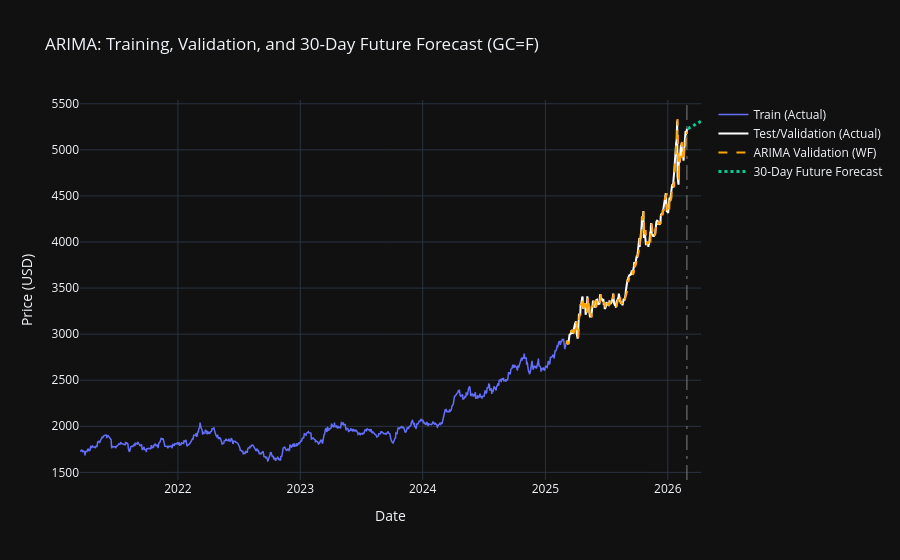

Notebook cell for this chart:
### Markdown cell above
### Task 3: Machine Learning Preparation

Machine learning and deep learning models utilize the unified train-test partition from Task 3. Feature engineering encompasses technical indicators, volatility metrics, mean reversion signals, momentum measurements, and statistical features including lagged prices and rolling aggregations. All models operate on identical chronological splits to ensure fair comparison.

### Code cell
# Execute ARIMA model training via walk-forward validation on the test period.
# First, fit auto_arima on the training data to find optimal parameters.
print("ARIMA Training and Validation (Global Train-Test Split with Walk-Forward)")
print(f" Training period: {len(train_data)} trading days")
print(f" Test period: {len(test_data)} trading days")

print("\nTuning ARIMA hyperparameters on training data...")
arima_model = pm.auto_arima(
    train_data['Close'],
    seasonal=False,
    max_p=5, max_d=2, max_q=5,
    stepwise=True,
    information_criterion='aic',
    error_action='ignore',
    suppress_warnings=True,
    trace=False
)

print(f" Best ARIMA Order: {arima_model.order}, AIC: {arima_model.aic():.2f}")

# Execute walk-forward validation on the test period.
history = list(train_data['Close'].values)
wf_predictions = []

print("\nStarting Walk-Forward Validation on test split...")
for t in range(len(test_data)):
    try:
        model = pm.ARIMA(order=arima_model.order)
        model.fit(history)
        yhat = model.predict(n_periods=1)[0]
        wf_predictions.append(yhat)
        history.append(test_data['Close'].values[t])
        
        if (t + 1) % 50 == 0:
            print(f" Completed {t + 1}/{len(test_data)} forecasts")
    except Exception as e:
        wf_predictions.append(test_data['Close'].values[t])
        history.append(test_data['Close'].values[t])

# Compute performance metrics on the test set.
y_true = test_data['Close'].values
y_pred = np.array(wf_predictions)

wf_rmse = np.sqrt(mean_squared_error(y_true, y_pred))
wf_mae = mean_absolute_error(y_true, y_pred)
wf_mape = np.mean(np.abs((y_true - y_pred) / y_true)) * 100

print(f'\n ARIMA (Walk-Forward Validation) - RMSE: {wf_rmse:.4f} | MAE: {wf_mae:.4f} | MAPE: {wf_mape:.2f}%')

# Store ARIMA metrics
results_list.append({'Model': 'ARIMA', 'RMSE': wf_rmse, 'MAE': wf_mae, 'MAPE': wf_mape})

# Generate a 30-day future forecast using the complete training and testing history.
# Refit the model using all available historical data to establish the strongest foundation for forward predictions.
final_model = pm.ARIMA(order=arima_model.order)
final_model.fit(history) 

forecast_horizon = 30
future_forecast = final_model.predict(n_periods=forecast_horizon)

# Generate strictly future business weekday dates starting March 1.
last_date = test_data.index[-1]
forecast_dates = pd.bdate_range(start=last_date + pd.Timedelta(days=1), periods=forecast_horizon)

# Store the final model to the models directory.
save_model(final_model, ticker, 'ARIMA')

# Construct a multi-panel visualization displaying training actual, test actual, validation predictions, and future forecasts.
fig = go.Figure()

# Display the training period actual closing prices.
fig.add_trace(go.Scatter(
    x=train_data.index, y=train_data['Close'],
    name='Train (Actual)', line=dict(color='#636EFA', width=1.5)
))

# Display the test period actual closing prices for performance assessment.
fig.add_trace(go.Scatter(
    x=test_data.index, y=test_data['Close'],
    name='Test/Validation (Actual)', line=dict(color='white', width=2)
))

# Display the walk-forward validation predictions to assess out-of-sample accuracy.
fig.add_trace(go.Scatter(
    x=test_data.index, y=wf_predictions,
    name='ARIMA Validation (WF)', line=dict(color='orange', dash='dash')
))

# Display the 30-day future forecast that extends beyond all historical data.
fig.add_trace(go.Scatter(
    x=forecast_dates, y=future_forecast,
    name='30-Day Future Forecast', line=dict(color='#00CC96', width=3, dash='dot')
))

# Configure the figure labels, styling, and visual markup.
fig.update_layout(
    title=f'ARIMA: Training, Validation, and 30-Day Future Forecast ({ticker})',
    xaxis_title='Date',
    yaxis_title='Price (USD)',
    template='plotly_dark',
    hovermode='x unified',
    shapes=[
        dict(type='line', xref='x', yref='paper', x0=last_date, x1=last_date, y0=0, y1=1, 
             line=dict(color="gray", width=1, dash="longdashdot"))
    ]
)

fig.show()

### Figure 1 — Plotly figure (JSON) as saved in the notebook; plotly's stock layout.template omitted (floating-point values rounded to 4 significant figures; data arrays with more than 128 entries replaced by an {"elided": "..."} marker saying what was removed)
{"data": [{"line": {"color": "#636EFA", "width": 1.5}, "name": "Train (Actual)", "type": "scatter", "x": {"elided": "998 str values"}, "y": {"elided": "998 float values"}}, {"line": {"color": "white", "width": 2}, "name": "Test/Validation (Actual)", "type": "scatter", "x": {"elided": "250 str values"}, "y": {"elided": "250 float values"}}, {"line": {"color": "orange", "dash": "dash"}, "name": "ARIMA Validation (WF)", "type": "scatter", "x": {"elided": "250 str values"}, "y": {"elided": "250 float values"}}, {"line": {"color": "#00CC96", "dash": "dot", "width": 3}, "name": "30-Day Future Forecast", "type": "scatter", "x": ["2026-03-02T00:00:00.000000000", "2026-03-03T00:00:00.000000000", "2026-03-04T00:00:00.000000000", "2026-03-05T00:00:00.000000000", "2026-03-06T00:00:00.000000000", "2026-03-09T00:00:00.000000000", "2026-03-10T00:00:00.000000000", "2026-03-11T00:00:00.000000000", "2026-03-12T00:00:00.000000000", "2026-03-13T00:00:00.000000000", "2026-03-16T00:00:00.000000000", "2026-03-17T00:00:00.000000000", "2026-03-18T00:00:00.000000000", "2026-03-19T00:00:00.000000000", "2026-03-20T00:00:00.000000000", "2026-03-23T00:00:00.000000000", "2026-03-24T00:00:00.000000000", "2026-03-25T00:00:00.000000000", "2026-03-26T00:00:00.000000000", "2026-03-27T00:00:00.000000000", "2026-03-30T00:00:00.000000000", "2026-03-31T00:00:00.000000000", "2026-04-01T00:00:00.000000000", "2026-04-02T00:00:00.000000000", "2026-04-03T00:00:00.000000000", "2026-04-06T00:00:00.000000000", "2026-04-07T00:00:00.000000000", "2026-04-08T00:00:00.000000000", "2026-04-09T00:00:00.000000000", "2026-04-10T00:00:00.000000000"], "y": [5235.0, 5230.0, 5233.0, 5237.0, 5240.0, 5243.0, 5246.0, 5248.0, 5251.0, 5254.0, 5257.0, 5260.0, 5263.0, 5265.0, 5268.0, 5271.0, 5274.0, 5277.0, 5280.0, 5283.0, 5285.0, 5288.0, 5291.0, 5294.0, 5297.0, 5300.0, 5302.0, 5305.0, 5308.0, 5311.0]}], "layout": {"hovermode": "x unified", "shapes": [{"line": {"color": "gray", "dash": "longdashdot", "width": 1}, "type": "line", "x0": "2026-02-27T00:00:00", "x1": "2026-02-27T00:00:00", "xref": "x", "y0": 0, "y1": 1, "yref": "paper"}], "title": {"text": "ARIMA: Training, Validation, and 30-Day Future Forecast (GC=F)"}, "xaxis": {"title": {"text": "Date"}}, "yaxis": {"title": {"text": "Price (USD)"}}}}
